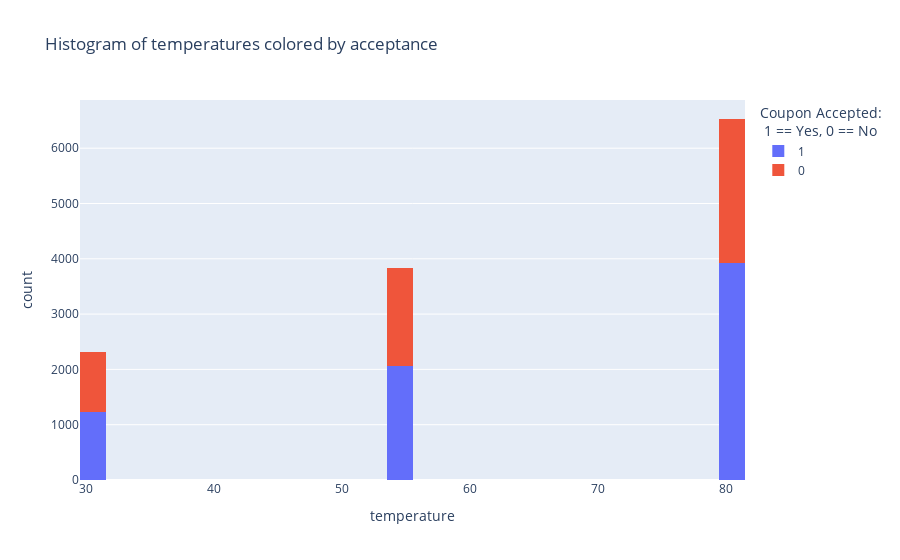

Notebook cell for this chart:
### Code cell
fig = px.histogram(data_cleaned, x='temperature', color="Y",nbins=50,
labels={ "Y": "Coupon Accepted: <br /> 1 == Yes, 0 == No"}, title="Histogram of temperatures colored by acceptance")
fig.show()

### Figure 1 — Plotly figure (JSON) as saved in the notebook; plotly's stock layout.template omitted (floating-point values rounded to 4 significant figures; data arrays with more than 128 entries replaced by an {"elided": "..."} marker saying what was removed)
{"data": [{"alignmentgroup": "True", "bingroup": "x", "hovertemplate": "Coupon Accepted: <br /> 1 == Yes, 0 == No=1<br>temperature=%{x}<br>count=%{y}<extra></extra>", "legendgroup": "1", "marker": {"color": "#636efa", "pattern": {"shape": ""}}, "name": "1", "nbinsx": 50, "offsetgroup": "1", "orientation": "v", "showlegend": true, "type": "histogram", "x": {"elided": "7210 int values"}, "xaxis": "x", "yaxis": "y"}, {"alignmentgroup": "True", "bingroup": "x", "hovertemplate": "Coupon Accepted: <br /> 1 == Yes, 0 == No=0<br>temperature=%{x}<br>count=%{y}<extra></extra>", "legendgroup": "0", "marker": {"color": "#EF553B", "pattern": {"shape": ""}}, "name": "0", "nbinsx": 50, "offsetgroup": "0", "orientation": "v", "showlegend": true, "type": "histogram", "x": {"elided": "5474 int values"}, "xaxis": "x", "yaxis": "y"}], "layout": {"barmode": "relative", "legend": {"title": {"text": "Coupon Accepted: <br /> 1 == Yes, 0 == No"}, "tracegroupgap": 0}, "title": {"text": "Histogram of temperatures colored by acceptance"}, "xaxis": {"anchor": "y", "domain": [0, 1], "title": {"text": "temperature"}}, "yaxis": {"anchor": "x", "domain": [0, 1], "title": {"text": "count"}}}}
